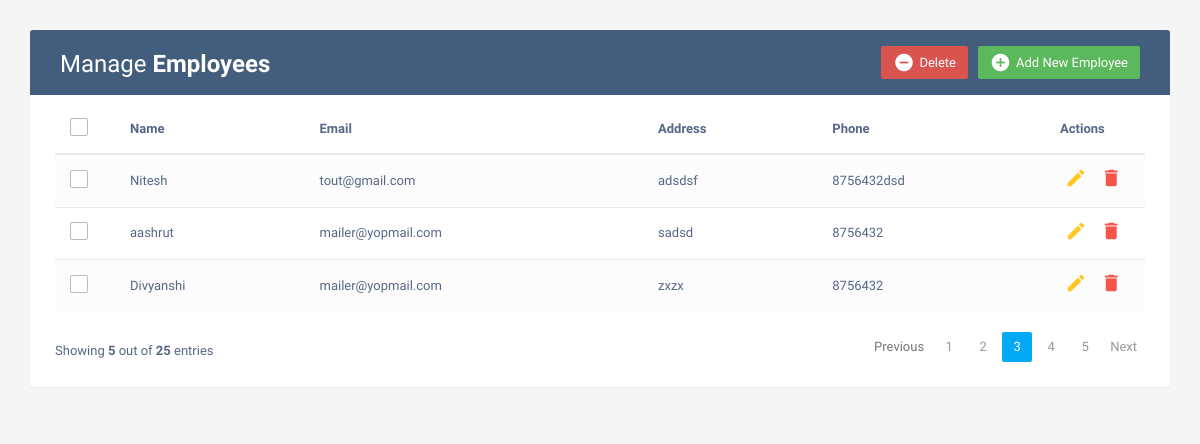
The app's page /view/, older data.
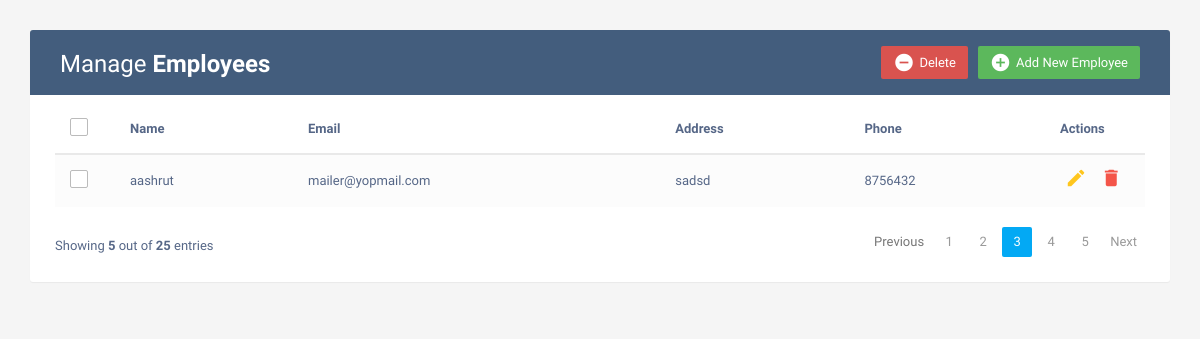
The same page, newer data.
### product/models.py (models this page shows, shortened)
class Customer(models.Model):
      name=models.CharField(max_length=120)
      email=models.CharField(max_length=120)
      phone=models.CharField(max_length=12)
      address=models.TextField()

### product/views.py (the view)
# urls.py: path('view/',views.view,name='view'),
def view(request):
   custm=Customer.objects.all()
   return render(request,'insertItem.html',{'customers': custm})

### templates/insertItem.html (shortened to what this page needs)
<!DOCTYPE html>
<html lang="en">
<head>
<link rel="stylesheet" href="https://maxcdn.bootstrapcdn.com/font-awesome/4.7.0/css/font-awesome.min.css">
<link rel="stylesheet" href="https://maxcdn.bootstrapcdn.com/bootstrap/3.3.7/css/bootstrap.min.css">
<link rel="stylesheet" href="/static/insert.css">
  <body>
    <div class="container">
        <div class="table-wrapper">
            <div class="table-title">
                <div class="row">
                    <div class="col-sm-6">
						<h2>Manage <b>Employees</b></h2>
					</div>
					<div class="col-sm-6">
						<a href="#addEmployeeModal" class="btn btn-success" data-toggle="modal"><i class="material-icons">&#xE147;</i> <span>Add New Employee</span></a>
						<a href="#deleteEmployeeModal" class="btn btn-danger" data-toggle="modal"><i class="material-icons">&#xE15C;</i> <span>Delete</span></a>
					</div>
                </div>
            </div>
            <table class="table table-striped table-hover">
                <thead>
                    <tr>
						<th>
							<span class="custom-checkbox">
								<label for="selectAll"></label>
							</span>
						</th>
                        <th>Name</th>
                        <th>Email</th>
						<th>Address</th>
                        <th>Phone</th>
                        <th>Actions</th>
                    </tr>
                </thead>
                <tbody>
					{% for i in customers%}
                    <tr>
						<td>
							<span class="custom-checkbox">
								<label for="checkbox1"></label>
							</span>
						</td>
                        <td>{{i.name}}</td>
                        <td>{{i.email}}</td>
                        <td>{{i.address}}</td>
						<td>{{i.phone}}</td>
                        <td>
                            <a href="#editEmployeeModal-{{forloop.counter}}" class="edit" data-toggle="modal"><i class="material-icons" data-toggle="tooltip" title="Edit">&#xE254;</i></a>
                            <a href="#deleteEmployeeModal-{{forloop.counter}}" class="delete" data-toggle="modal"><i class="material-icons" data-toggle="tooltip" title="Delete">&#xE872;</i></a>
                        </td>
                    </tr>
					{% endfor %}
                </tbody>
            </table>
			<div class="clearfix">
                <div class="hint-text">Showing <b>5</b> out of <b>25</b> entries</div>
                <ul class="pagination">
                    <li class="page-item disabled"><a href="#">Previous</a></li>
                    <li class="page-item"><a href="#" class="page-link">1</a></li>
                    <li class="page-item"><a href="#" class="page-link">2</a></li>
                    <li class="page-item active"><a href="#" class="page-link">3</a></li>
                    <li class="page-item"><a href="#" class="page-link">4</a></li>
                    <li class="page-item"><a href="#" class="page-link">5</a></li>
                    <li class="page-item"><a href="#" class="page-link">Next</a></li>
                </ul>
            </div>
        </div>
    </div>
</body>
</html>

### static/insert.css (style rules this page uses)
body { color: #566787; background: #f5f5f5; font-family: 'Varela Round', sans-serif; font-size: 13px; }
.table-wrapper { background: #fff; padding: 20px 25px; margin: 30px 0; border-radius: 3px; box-shadow: 0 1px 1px rgba(0,0,0,.05); }
.table-title { padding-bottom: 15px; background: #435d7d; color: #fff; padding: 16px 30px; margin: -20px -25px 10px; border-radius: 3px 3px 0 0; }
.table-title h2 { margin: 5px 0 0; font-size: 24px; }
.table-title .btn { color: #fff; float: right; font-size: 13px; border: none; min-width: 50px; border-radius: 2px; border: none; outline: none !important; margin-left: 10px; }
.table-title .btn i { float: left; font-size: 21px; margin-right: 5px; }
.table-title .btn span { float: left; margin-top: 2px; }
table.table tr th, table.table tr td { border-color: #e9e9e9; padding: 12px 15px; vertical-align: middle; }
table.table tr th:first-child { width: 60px; }
table.table tr th:last-child { width: 100px; }
table.table-striped tbody tr:nth-of-type(odd) { background-color: #fcfcfc; }
table.table td:last-child i { opacity: 0.9; font-size: 22px; margin: 0 5px; }
table.table td a { font-weight: bold; color: #566787; display: inline-block; text-decoration: none; outline: none !important; }
table.table td a.edit { color: #FFC107; }
table.table td a.delete { color: #F44336; }
table.table td i { font-size: 19px; }
.pagination { float: right; margin: 0 0 5px; }
.pagination li a { border: none; font-size: 13px; min-width: 30px; min-height: 30px; color: #999; margin: 0 2px; line-height: 30px; border-radius: 2px !important; text-align: center; padding: 0 6px; }
.pagination li.active a, .pagination li.active a.page-link { background: #03A9F4; }
.hint-text { float: left; margin-top: 10px; font-size: 13px; }
.custom-checkbox { position: relative; }
.custom-checkbox label:before { width: 18px; height: 18px; }
.custom-checkbox label:before { content: ''; margin-right: 10px; display: inline-block; vertical-align: text-top; background: white; border: 1px solid #bbb; border-radius: 2px; box-sizing: border-box; z-index: 2; }

Row changes from the older to the newer data that the page shows:
removed Customer: name "Nitesh", email "tout@gmail.com", address "adsdsf", phone "8756432dsd"
removed Customer: name "Divyanshi", email "mailer@yopmail.com", address "zxzx", phone "8756432"
